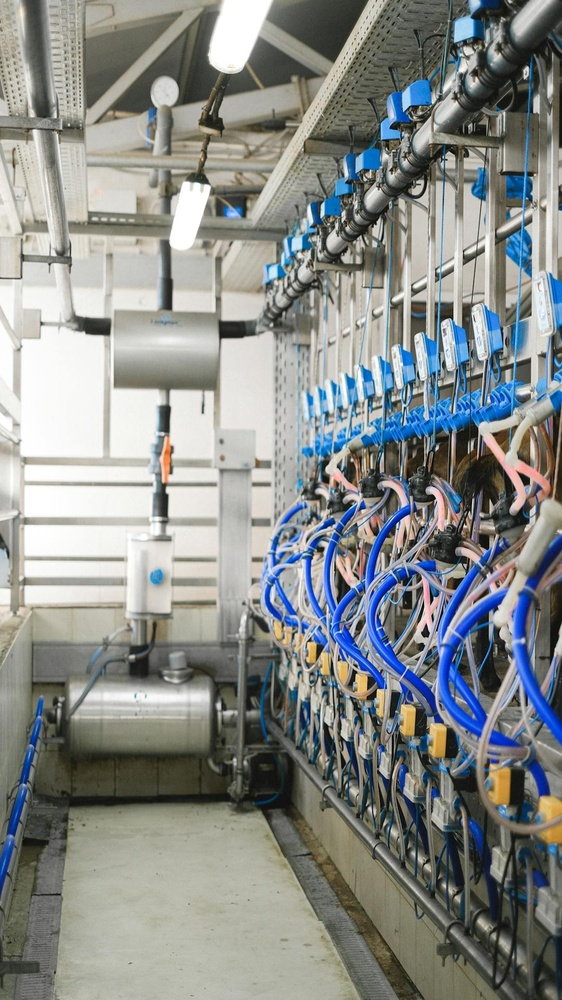
#> input picture backend/experiments/test_image.jpeg, 562 x 1000 px, shrunk from 1080 x 1920 before the run; the run also reads 1 picture not shown here
$ python ssim.py
#> lines starting #> are read from the running program, lines starting #| are printed output that depends on the picture
from skimage.metrics import structural_similarity as ssim
import cv2


def compute_ssim(image1_path, image2_path):
    """ Compute SSIM to compare two images """
    image1 = cv2.imread(image1_path, cv2.IMREAD_GRAYSCALE)
    image2 = cv2.imread(image2_path, cv2.IMREAD_GRAYSCALE)

    if image1.shape != image2.shape:
        # Resize second image
        image2 = cv2.resize(image2, (image1.shape[1], image1.shape[0]))

    score, _ = ssim(image1, image2, full=True)
    return score


def feature_matching(image1_path, image2_path, method="SIFT"):
    """ Feature-Based Matching using SIFT or ORB """
#> called with image1_path = 'test_image.jpeg', image2_path = 'test_image_1.jpeg', method = 'SIFT'
    image1 = cv2.imread(image1_path, cv2.IMREAD_GRAYSCALE)
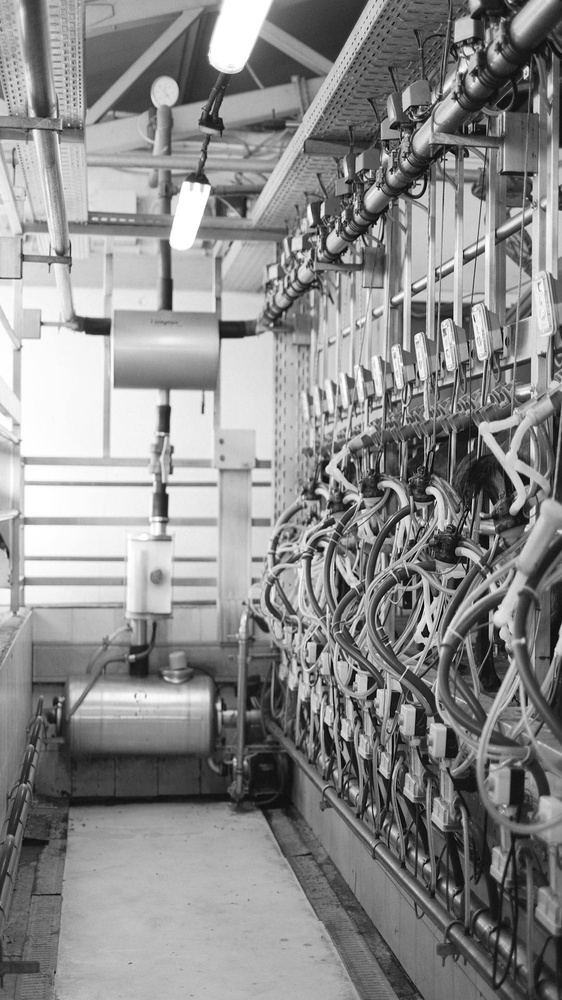
#> image1: shape (1000, 562); min 0, max 255, mean 139.1
    image2 = cv2.imread(image2_path, cv2.IMREAD_GRAYSCALE)
#> image2: shape (1000, 562); min 0, max 255, mean 139

    if method.upper() == "SIFT":
        feature_detector = cv2.SIFT_create()
    elif method.upper() == "ORB":
        feature_detector = cv2.ORB_create()
    else:
        raise ValueError("Invalid method! Use 'SIFT' or 'ORB'.")

    keypoints1, descriptors1 = feature_detector.detectAndCompute(image1, None)
#> keypoints1 = 4982 keypoints; strongest (x, y, size): (425, 633, 5.5), (525, 480, 6.2), (96, 327, 15.3), (165, 412, 9.8)
    keypoints2, descriptors2 = feature_detector.detectAndCompute(image2, None)
#> keypoints2 = 4982 keypoints; strongest (x, y, size): (425, 633, 5.5), (525, 480, 6.2), (96, 327, 15.3), (241, 28, 1.8)

    '''
    # Use FLANN for matching
    bf = cv2.BFMatcher()
    matches = bf.knnMatch(descriptors1, descriptors2, k=2)

    # Ratio test to filter good matches
    good_matches = [m for m, n in matches if m.distance < 0.75 * n.distance]
    '''

    bf = cv2.BFMatcher()
    matches1 = bf.knnMatch(descriptors1, descriptors2, k=2)
#> matches1 = 4982 matches
    matches2 = bf.knnMatch(descriptors2, descriptors1, k=2)
#> matches2 = 4982 matches

    # Convert matches to dictionary for quick lookup
    match_dict = {m.trainIdx: m for m,
                  n in matches1 if m.distance < 0.75 * n.distance}
#> match_dict = 4437 items

    # Keep only matches where both images agree
    good_matches = [
        m for m, n in matches2 if m.queryIdx in match_dict and match_dict[m.queryIdx].trainIdx == m.queryIdx]
#> good_matches = 4437 matches

    return len(good_matches)


# Example usage
num_matches = feature_matching(
    "test_image.jpeg", "test_image_1.jpeg", method="SIFT")
#> num_matches = 4437
print(f"Feature Matches Found: {num_matches}")
#| Feature Matches Found: 4437
print("--------------------------------------------------------------")
num_matches = feature_matching(
    "test_image.jpeg", "test_image_c.jpeg", method="SIFT")
#> call 2 of feature_matching, with image1_path = 'test_image.jpeg', image2_path = 'test_image_c.jpeg', method = 'SIFT'
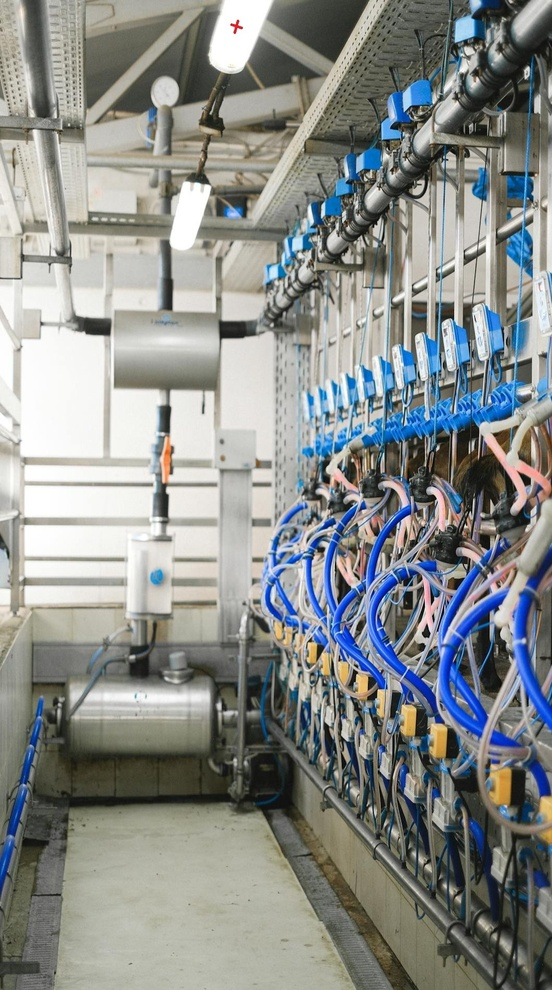
#> input picture backend/experiments/test_image_c.jpeg, 552 x 990 px, shrunk from 1059 x 1900 before the run
#> in feature_matching (call 2), `keypoints2, descriptors2 = feature_detector.detectAndCompute(image2, N..`: keypoints2 = 4928 keypoints; strongest (x, y, size): (426, 633, 5.4), (526, 480, 6.2), (96, 327, 15.3), (165, 412, 9.7)
#> in feature_matching (call 2), `matches2 = bf.knnMatch(descriptors2, descriptors1, k=2)`: matches2 = 4928 matches
#> in feature_matching (call 2), `match_dict = {m.trainIdx: m for m, n in matches1 if m.distance < 0.75 ..`: match_dict = 3634 items
#> in feature_matching (call 2), `good_matches = [ m for m, n in matches2 if m.queryIdx in match_dict an..`: good_matches = 3634 matches
#> num_matches = 3634
print(f"Feature Matches Found: {num_matches}")
#| Feature Matches Found: 3634
print("--------------------------------------------------------------")
num_matches = feature_matching(
    "test_image.jpeg", "test_image_cb.jpeg", method="SIFT")
#> call 3 of feature_matching, with image1_path = 'test_image.jpeg', image2_path = 'test_image_cb.jpeg', method = 'SIFT'
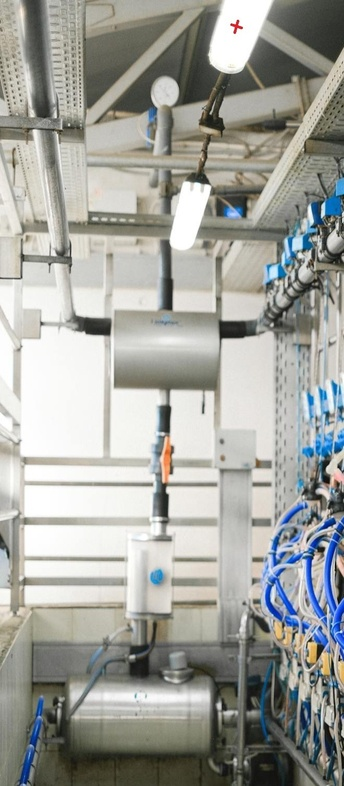
#> input picture backend/experiments/test_image_cb.jpeg, 344 x 786 px, shrunk from 660 x 1509 before the run
#> in feature_matching (call 3), `keypoints2, descriptors2 = feature_detector.detectAndCompute(image2, N..`: keypoints2 = 2140 keypoints; strongest (x, y, size): (96, 327, 15.3), (165, 412, 9.7), (235, 32, 2.2), (238, 21, 2)
#> in feature_matching (call 3), `matches2 = bf.knnMatch(descriptors2, descriptors1, k=2)`: matches2 = 2140 matches
#> in feature_matching (call 3), `match_dict = {m.trainIdx: m for m, n in matches1 if m.distance < 0.75 ..`: match_dict = 1699 items
#> in feature_matching (call 3), `good_matches = [ m for m, n in matches2 if m.queryIdx in match_dict an..`: good_matches = 1699 matches
#> num_matches = 1699
print(f"Feature Matches Found: {num_matches}")
#| Feature Matches Found: 1699
print("--------------------------------------------------------------")
num_matches = feature_matching(
    "test_image.jpeg", "test_image_r4.jpeg", method="SIFT")
#> call 4 of feature_matching, with image1_path = 'test_image.jpeg', image2_path = 'test_image_r4.jpeg', method = 'SIFT'
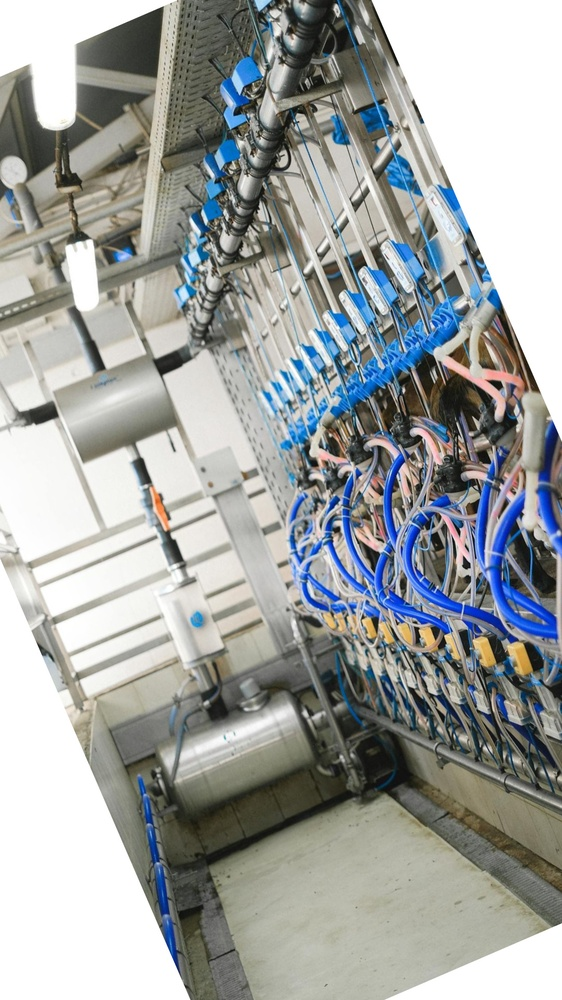
#> input picture backend/experiments/test_image_r4.jpeg, 562 x 1000 px, shrunk from 1080 x 1920 before the run
#> in feature_matching (call 4), `keypoints2, descriptors2 = feature_detector.detectAndCompute(image2, N..`: keypoints2 = 4445 keypoints; strongest (x, y, size): (466, 565, 5.4), (497, 385, 6.2), (41, 414, 15.3), (140, 465, 9.8)
#> in feature_matching (call 4), `matches2 = bf.knnMatch(descriptors2, descriptors1, k=2)`: matches2 = 4445 matches
#> in feature_matching (call 4), `match_dict = {m.trainIdx: m for m, n in matches1 if m.distance < 0.75 ..`: match_dict = 3021 items
#> in feature_matching (call 4), `good_matches = [ m for m, n in matches2 if m.queryIdx in match_dict an..`: good_matches = 3021 matches
#> num_matches = 3021
print(f"Feature Matches Found: {num_matches}")
#| Feature Matches Found: 3021
print("--------------------------------------------------------------")
num_matches = feature_matching(
    "test_image.jpeg", "test_image_2.jpeg", method="SIFT")
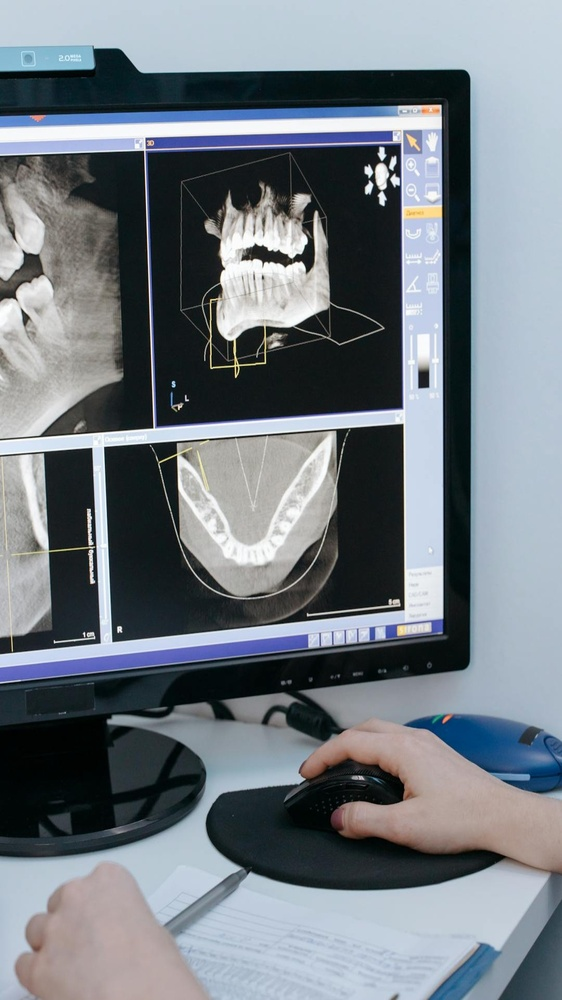
#> input picture backend/experiments/test_image_2.jpeg, 562 x 1000 px, shrunk from 1080 x 1920 before the run
#> in feature_matching (call 5), `image2 = cv2.imread(image2_path, cv2.IMREAD_GRAYSCALE)`:
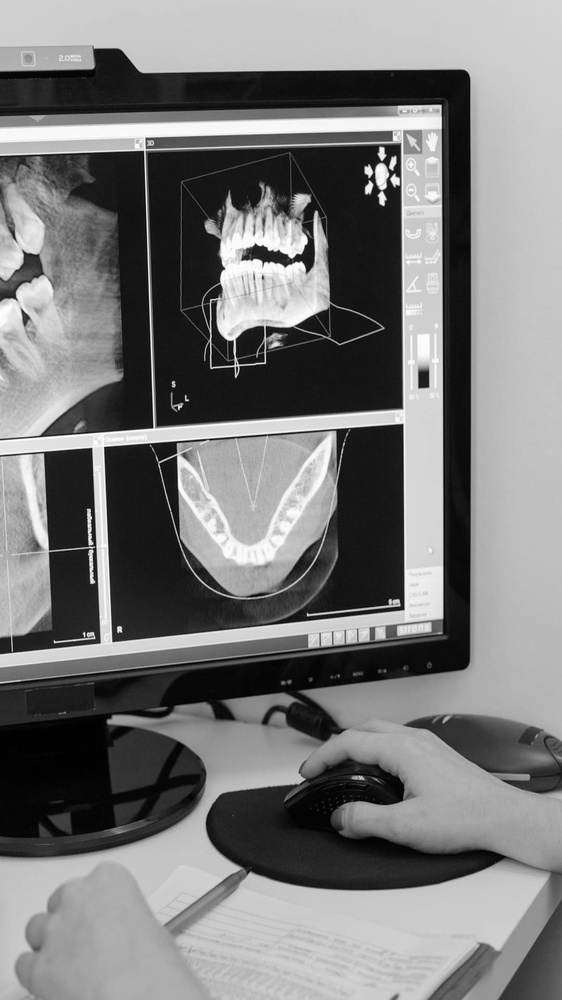
#> image2: shape (1000, 562); min 0, max 255, mean 121
#> in feature_matching (call 5), `keypoints2, descriptors2 = feature_detector.detectAndCompute(image2, N..`: keypoints2 = 1110 keypoints; strongest (x, y, size): (368, 189, 5.6), (382, 199, 6.1), (119, 629, 3.8), (382, 154, 5.4)
#> in feature_matching (call 5), `matches2 = bf.knnMatch(descriptors2, descriptors1, k=2)`: matches2 = 1110 matches
#> in feature_matching (call 5), `match_dict = {m.trainIdx: m for m, n in matches1 if m.distance < 0.75 ..`: match_dict = 54 items
#> in feature_matching (call 5), `good_matches = [ m for m, n in matches2 if m.queryIdx in match_dict an..`: good_matches = 54 matches
#> num_matches = 54
print(f"Feature Matches Found: {num_matches}")
#| Feature Matches Found: 54
print("--------------------------------------------------------------")


'''
Feature Matches Found: 10351
--------------------------------------------------------------
Feature Matches Found: 10052
--------------------------------------------------------------
Feature Matches Found: 3614
--------------------------------------------------------------
Feature Matches Found: 123
'''


# Example usage
ssim_score = compute_ssim("test_image.jpeg", "test_image_1.jpeg")
#> in compute_ssim, `score, _ = ssim(image1, image2, full=True)`: score = 0.995
#> ssim_score = 0.995
print(f"SSIM Score: {ssim_score:.4f}")  # Closer to 1 means more similar
#| SSIM Score: 0.9952
print("--------------------------------------------------------------")

ssim_score = compute_ssim("test_image.jpeg", "test_image_c.jpeg")
#> ssim_score = 0.305
print(f"SSIM Score: {ssim_score:.4f}")  # Closer to 1 means more similar
#| SSIM Score: 0.3050
print("--------------------------------------------------------------")

ssim_score = compute_ssim("test_image.jpeg", "test_image_cb.jpeg")
#> call 3 of compute_ssim, with image1_path = 'test_image.jpeg', image2_path = 'test_image_cb.jpeg'
#> in compute_ssim (call 3), `image2 = cv2.resize(image2, (image1.shape[1], image1.shape[0]))`:
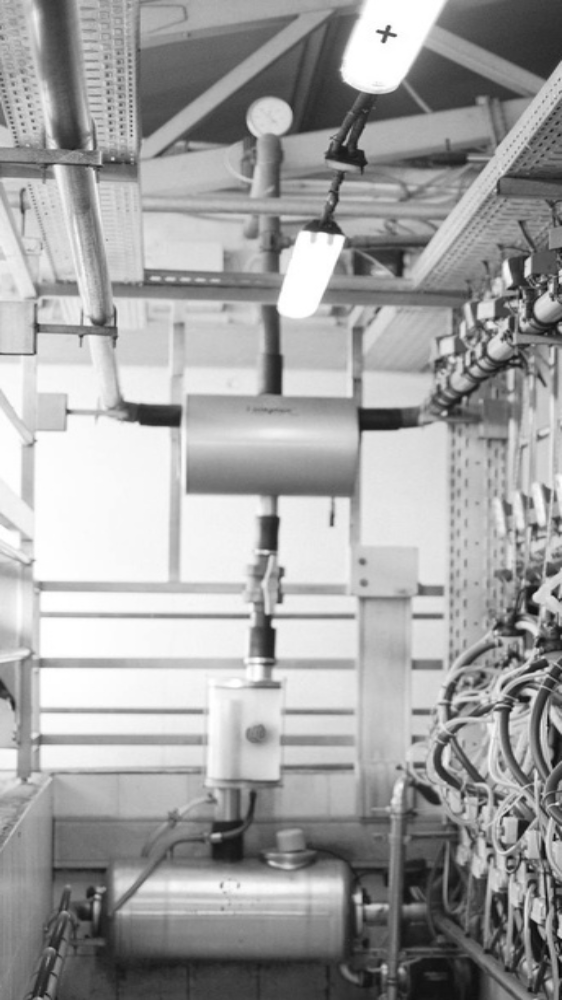
#> image2: shape (1000, 562); min 10, max 255, mean 161.3
#> in compute_ssim (call 3), `score, _ = ssim(image1, image2, full=True)`: score = 0.181
#> ssim_score = 0.181
print(f"SSIM Score: {ssim_score:.4f}")  # Closer to 1 means more similar
#| SSIM Score: 0.1814
print("--------------------------------------------------------------")

ssim_score = compute_ssim("test_image.jpeg", "test_image_2.jpeg")
#> ssim_score = 0.169
print(f"SSIM Score: {ssim_score:.4f}")  # Closer to 1 means more similar
#| SSIM Score: 0.1689
print("--------------------------------------------------------------")
